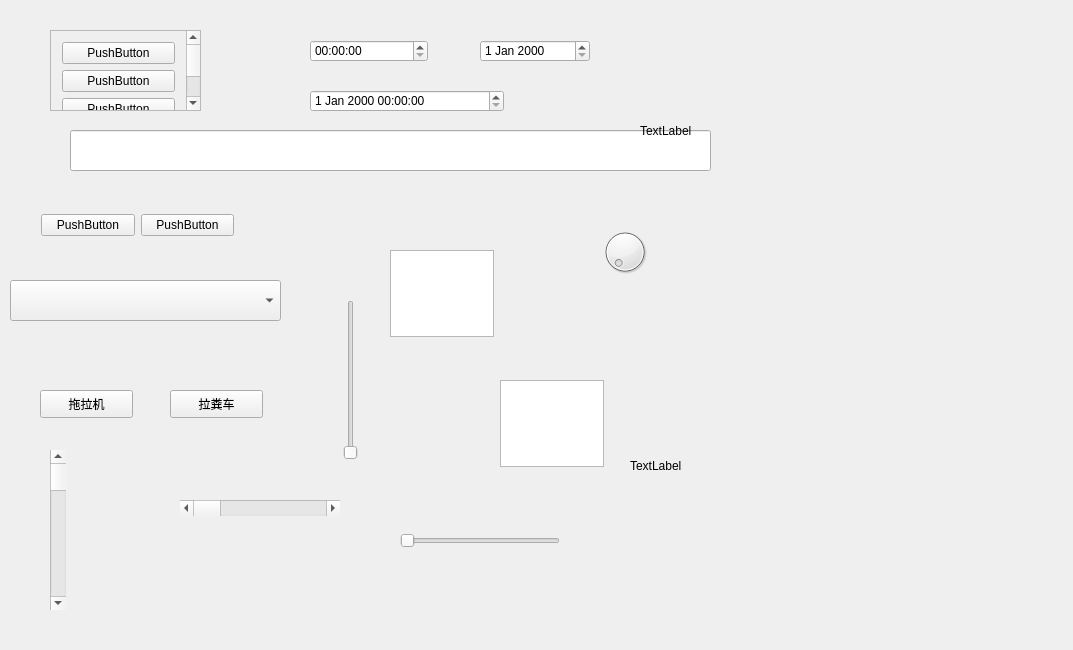
<?xml version="1.0" encoding="UTF-8"?>
<ui version="4.0">
 <class>Widget</class>
 <widget class="QWidget" name="Widget">
  <property name="geometry">
   <rect>
    <x>0</x>
    <y>0</y>
    <width>1073</width>
    <height>650</height>
   </rect>
  </property>
  <property name="windowTitle">
   <string>Widget</string>
  </property>
  <widget class="QStackedWidget" name="stackedWidget">
   <property name="geometry">
    <rect>
     <x>30</x>
     <y>10</y>
     <width>241</width>
     <height>181</height>
    </rect>
   </property>
   <property name="currentIndex">
    <number>1</number>
   </property>
   <widget class="QWidget" name="page">
    <widget class="QTabWidget" name="tabWidget">
     <property name="geometry">
      <rect>
       <x>20</x>
       <y>10</y>
       <width>201</width>
       <height>101</height>
      </rect>
     </property>
     <property name="toolTip">
      <string>&lt;html&gt;&lt;head/&gt;&lt;body&gt;&lt;p&gt;&lt;br/&gt;&lt;/p&gt;&lt;p&gt;&lt;br/&gt;&lt;/p&gt;&lt;/body&gt;&lt;/html&gt;</string>
     </property>
     <property name="whatsThis">
      <string>&lt;html&gt;&lt;head/&gt;&lt;body&gt;&lt;p&gt;&lt;br/&gt;&lt;/p&gt;&lt;/body&gt;&lt;/html&gt;</string>
     </property>
     <property name="currentIndex">
      <number>0</number>
     </property>
     <widget class="QWidget" name="tab">
      <attribute name="title">
       <string>Tab 1</string>
      </attribute>
     </widget>
     <widget class="QWidget" name="tab_2">
      <attribute name="title">
       <string>Tab 2</string>
      </attribute>
     </widget>
    </widget>
   </widget>
   <widget class="QWidget" name="page_2">
    <widget class="QScrollArea" name="scrollArea">
     <property name="geometry">
      <rect>
       <x>20</x>
       <y>20</y>
       <width>151</width>
       <height>81</height>
      </rect>
     </property>
     <property name="widgetResizable">
      <bool>true</bool>
     </property>
     <widget class="QWidget" name="scrollAreaWidgetContents">
      <property name="geometry">
       <rect>
        <x>0</x>
        <y>0</y>
        <width>128</width>
        <height>155</height>
       </rect>
      </property>
      <layout class="QVBoxLayout" name="verticalLayout">
       <item>
        <widget class="QPushButton" name="pushButton_4">
         <property name="text">
          <string>PushButton</string>
         </property>
        </widget>
       </item>
       <item>
        <widget class="QPushButton" name="pushButton_7">
         <property name="text">
          <string>PushButton</string>
         </property>
        </widget>
       </item>
       <item>
        <widget class="QPushButton" name="pushButton_6">
         <property name="text">
          <string>PushButton</string>
         </property>
        </widget>
       </item>
       <item>
        <widget class="QPushButton" name="pushButton_5">
         <property name="text">
          <string>PushButton</string>
         </property>
        </widget>
       </item>
      </layout>
     </widget>
    </widget>
   </widget>
  </widget>
  <widget class="QWidget" name="widget" native="true">
   <property name="geometry">
    <rect>
     <x>30</x>
     <y>200</y>
     <width>215</width>
     <height>50</height>
    </rect>
   </property>
   <layout class="QHBoxLayout" name="horizontalLayout">
    <item>
     <widget class="QPushButton" name="pushButton">
      <property name="text">
       <string>PushButton</string>
      </property>
     </widget>
    </item>
    <item>
     <widget class="QPushButton" name="pushButton_2">
      <property name="text">
       <string>PushButton</string>
      </property>
     </widget>
    </item>
   </layout>
  </widget>
  <widget class="QComboBox" name="comboBox">
   <property name="geometry">
    <rect>
     <x>10</x>
     <y>280</y>
     <width>271</width>
     <height>41</height>
    </rect>
   </property>
  </widget>
  <widget class="QPushButton" name="pushButton_3">
   <property name="geometry">
    <rect>
     <x>40</x>
     <y>390</y>
     <width>93</width>
     <height>28</height>
    </rect>
   </property>
   <property name="text">
    <string>拖拉机</string>
   </property>
  </widget>
  <widget class="QPushButton" name="pushButton_8">
   <property name="geometry">
    <rect>
     <x>170</x>
     <y>390</y>
     <width>93</width>
     <height>28</height>
    </rect>
   </property>
   <property name="text">
    <string>拉粪车</string>
   </property>
  </widget>
  <widget class="QLineEdit" name="lineEdit">
   <property name="geometry">
    <rect>
     <x>70</x>
     <y>130</y>
     <width>641</width>
     <height>41</height>
    </rect>
   </property>
   <property name="text">
    <string>单行编辑框</string>
   </property>
   <property name="echoMode">
    <enum>QLineEdit::NoEcho</enum>
   </property>
  </widget>
  <widget class="QTextEdit" name="textEdit">
   <property name="geometry">
    <rect>
     <x>390</x>
     <y>250</y>
     <width>104</width>
     <height>87</height>
    </rect>
   </property>
  </widget>
  <widget class="QPlainTextEdit" name="plainTextEdit">
   <property name="geometry">
    <rect>
     <x>500</x>
     <y>380</y>
     <width>104</width>
     <height>87</height>
    </rect>
   </property>
  </widget>
  <widget class="QTimeEdit" name="timeEdit">
   <property name="geometry">
    <rect>
     <x>310</x>
     <y>40</y>
     <width>118</width>
     <height>22</height>
    </rect>
   </property>
  </widget>
  <widget class="QDateEdit" name="dateEdit">
   <property name="geometry">
    <rect>
     <x>480</x>
     <y>40</y>
     <width>110</width>
     <height>22</height>
    </rect>
   </property>
  </widget>
  <widget class="QDateTimeEdit" name="dateTimeEdit">
   <property name="geometry">
    <rect>
     <x>310</x>
     <y>90</y>
     <width>194</width>
     <height>22</height>
    </rect>
   </property>
  </widget>
  <widget class="QDial" name="dial">
   <property name="geometry">
    <rect>
     <x>600</x>
     <y>220</y>
     <width>50</width>
     <height>64</height>
    </rect>
   </property>
  </widget>
  <widget class="QScrollBar" name="horizontalScrollBar">
   <property name="geometry">
    <rect>
     <x>180</x>
     <y>500</y>
     <width>160</width>
     <height>16</height>
    </rect>
   </property>
   <property name="orientation">
    <enum>Qt::Horizontal</enum>
   </property>
  </widget>
  <widget class="QScrollBar" name="verticalScrollBar">
   <property name="geometry">
    <rect>
     <x>50</x>
     <y>450</y>
     <width>16</width>
     <height>160</height>
    </rect>
   </property>
   <property name="orientation">
    <enum>Qt::Vertical</enum>
   </property>
  </widget>
  <widget class="QSlider" name="horizontalSlider">
   <property name="geometry">
    <rect>
     <x>400</x>
     <y>530</y>
     <width>160</width>
     <height>22</height>
    </rect>
   </property>
   <property name="orientation">
    <enum>Qt::Horizontal</enum>
   </property>
  </widget>
  <widget class="QSlider" name="verticalSlider">
   <property name="geometry">
    <rect>
     <x>340</x>
     <y>300</y>
     <width>22</width>
     <height>160</height>
    </rect>
   </property>
   <property name="orientation">
    <enum>Qt::Vertical</enum>
   </property>
  </widget>
  <widget class="QLabel" name="label">
   <property name="geometry">
    <rect>
     <x>640</x>
     <y>0</y>
     <width>351</width>
     <height>261</height>
    </rect>
   </property>
   <property name="text">
    <string>TextLabel</string>
   </property>
  </widget>
  <widget class="QLabel" name="label_2">
   <property name="geometry">
    <rect>
     <x>630</x>
     <y>350</y>
     <width>381</width>
     <height>231</height>
    </rect>
   </property>
   <property name="text">
    <string>TextLabel</string>
   </property>
  </widget>
 </widget>
 <layoutdefault spacing="6" margin="11"/>
 <resources/>
 <connections/>
</ui>
